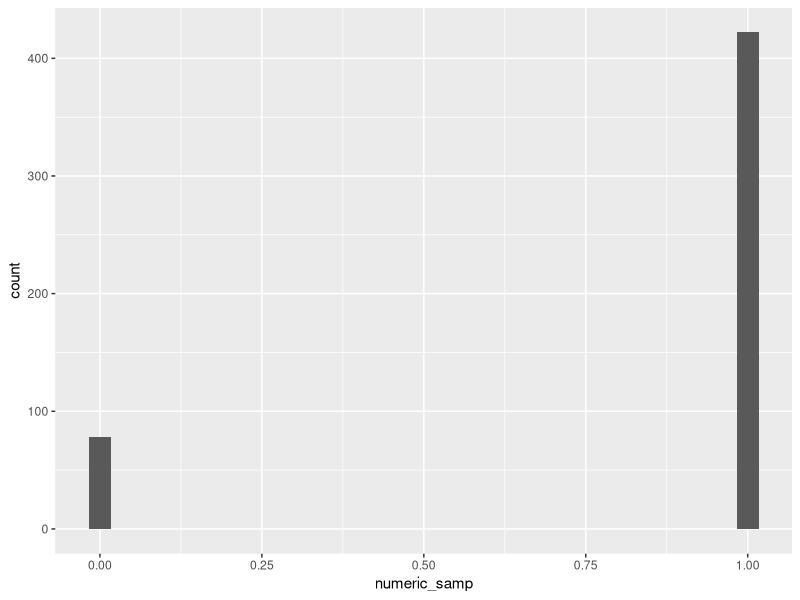

Recreate this plot in R.
## ---- chunk 1
knitr::opts_chunk$set(echo = F, message = F, warning = F)
library(tidyverse)
## ---- chunk 2
df_samp = tibble (
samp = rnorm(500, mean = 1),
samp_vector = samp > 0,
numeric_samp = abs(samp_vector)
)

#histogram of the absolute  value - numeric_samp
ggplot(df_samp, aes(x=numeric_samp)) + geom_histogram()

#inline summary
median_samp = median(pull(df_samp, samp))
